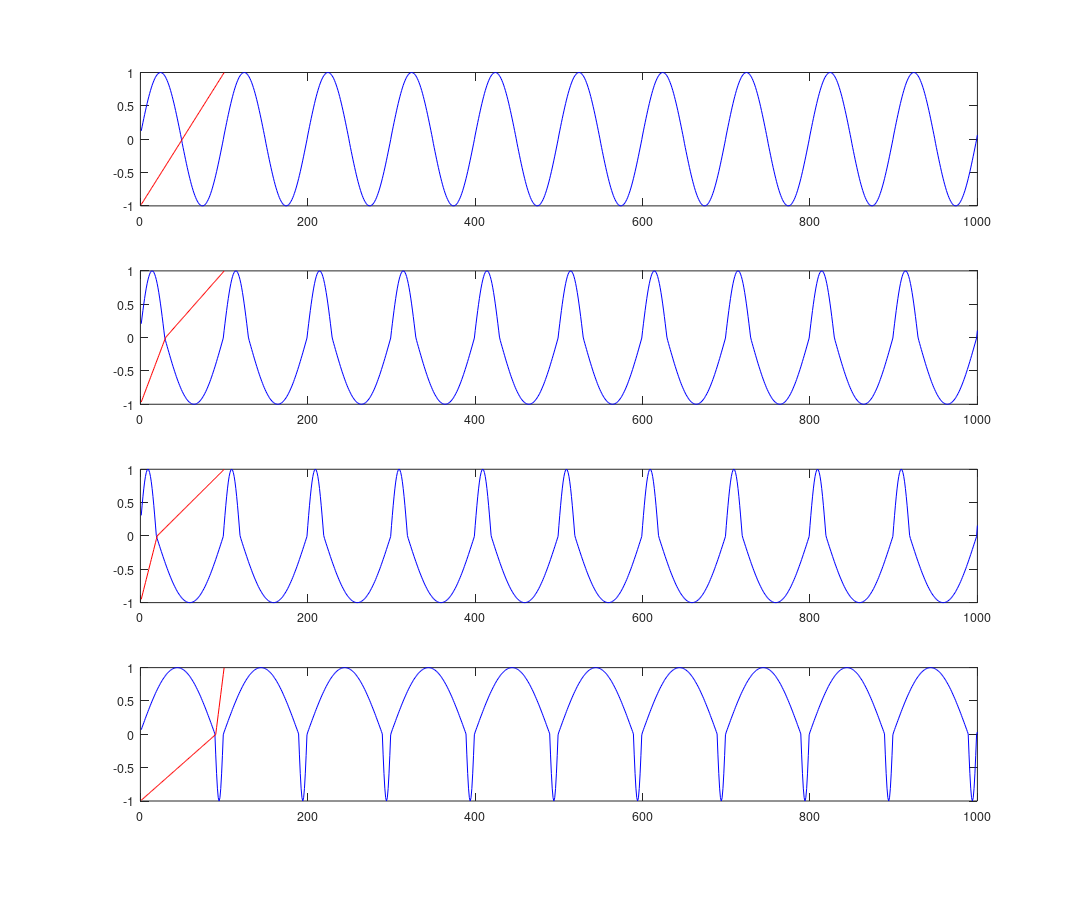

This chart was generated by the following MATLAB code:
function phaseDistortion
  freq = 440;
  plotLen = 200 * 5;

  distortionFuncParams = [ 0.5, 0.3, 0.2, 0.9 ];
  distortionFuncs = [];
  for i = 1:length(distortionFuncParams)
    distortionFuncs = [distortionFuncs; phaseDistortionFunction(freq, distortionFuncParams(i))];
  endfor;

  sigs = [];
  for i = 1:length(distortionFuncs(:,1))
    signl = genSignal(freq, distortionFuncs(i,:), plotLen);
    sigs = [sigs;signl];
  endfor;

  figure(1)
  clf(1)
  set(1, 'Units', 'inches')
  set(1, 'Position', [0, 0, 12, 10])
  set(1, 'PaperSize', [12, 10])
  set(1, 'PaperPositionMode', 'manual')
  set(1, 'PaperUnits', 'inches')
  set(1, 'PaperPosition', [0, 0, 12, 10])

  for i = 1:length(distortionFuncs(:,1))
    subplot(length(distortionFuncs(:,1)), 1, i)
    plot(1:length(sigs(i, 1:plotLen)), sigs(i, 1:plotLen), 'color', 'b')
    hold on;
    plot(1:length(distortionFuncs(i,:)), distortionFuncs(i,:), 'color', 'r')
  endfor

  %print(1, 'phaseDistortion.png', '-dpng', '-color', '-r100', '-S1200x1000')
endfunction

function sig = genSignal(freq, phaseDistortion, plotLen)
  Ns = cast(44100 / freq, 'uint32');
  sig = zeros(1, plotLen);

  for i = 1:plotLen
    lNs = mod(i, Ns);
    sine = sin(phaseDistortion(lNs + 1) * pi + pi);
    %line = 2 * cast((Ns - lNs), 'double') / cast(Ns, 'double') - 1;
    %sig(i) = line * sine;
    sig(i) = sine;
  endfor;
endfunction

function ret = phaseDistortionFunction(baseFreq, zeroPos)
  ret = [];
  base_Ns = (44100 / baseFreq);
  zero_Ns = base_Ns * zeroPos;
  for i = 1:zero_Ns
    ret = [ret, i / zero_Ns - 1];
  endfor;
  for i = 1:(base_Ns - zero_Ns)
    ret = [ret, i / (base_Ns - zero_Ns)];
  endfor;
endfunction
